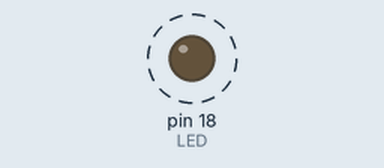
This sketch was run on a simulated Arduino Uno, built with avr-gcc and run on an emulated ATmega328P. On the bench: output pins drawn as LEDs (lit = HIGH). Dashed ring = blinking. What the sketch prints to the serial monitor is not drawn.

Above: at 0.5 s.
Timing chart, 0 to 4.6 s (numbered marks = the images above):
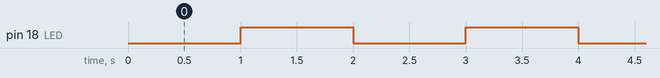

Measured:
- by itself, pin 18 (LED): alternates HIGH for 1.0 s and LOW for 1.0 s

The sketch:

serialESP.ino
```cpp
int LED = 18;
int count = 0;

void setup() {
  pinMode(LED, OUTPUT);

  Serial.begin(115200);
}

void twinkle(){
  if ((count % 2) == 1) {
    digitalWrite(LED, HIGH);
  } else {
    digitalWrite(LED, LOW);
  }
}

void loop() {
  Serial.print("count = ");
  Serial.println(count);
  twinkle();
  delay(1000);

  count++;
}
```
